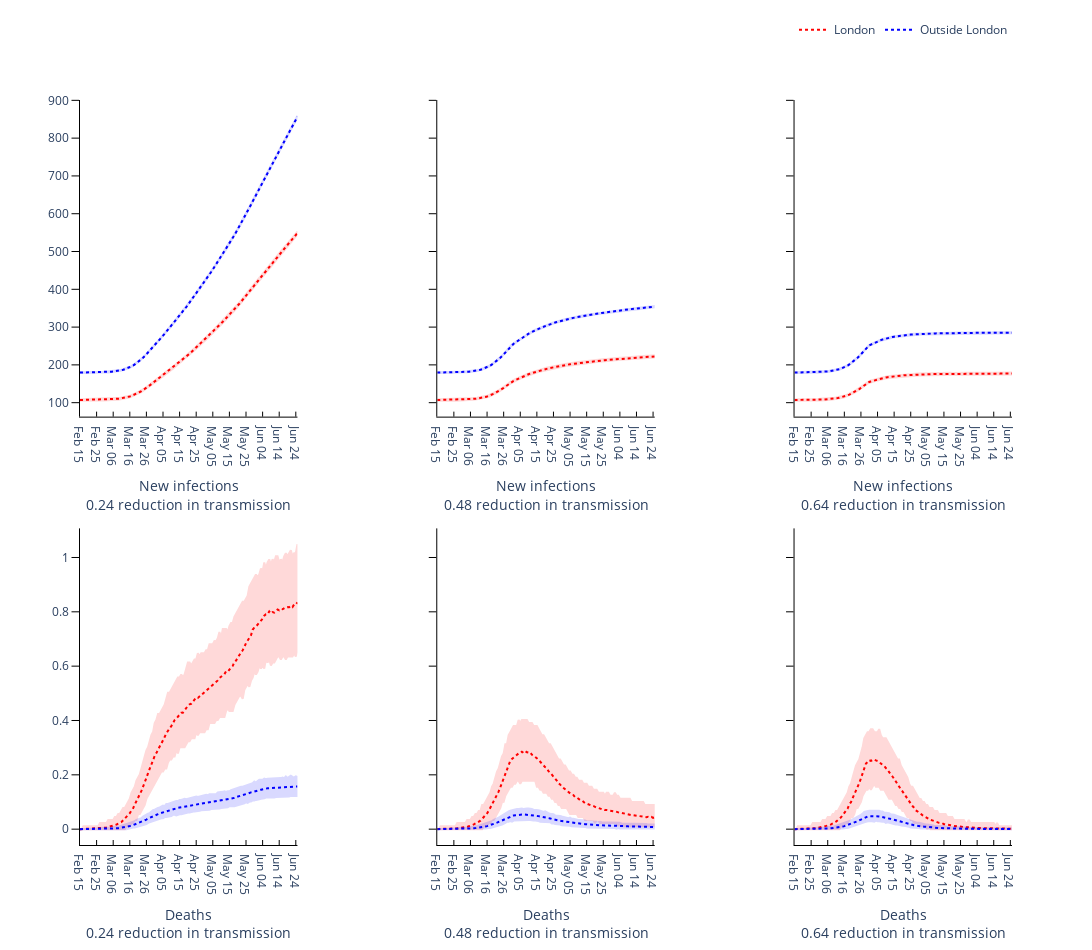

Notebook source saved alongside this figure:
### Markdown cell above
### Plot the mean and CI boundaries for the number of deaths and infections for the different levels of reduction in transmission

### Code cell
from plotly.subplots import make_subplots

colours = ['red', 'blue']
trace_name = regions

fig = go.Figure()
fig = make_subplots(rows=2, cols=len(reduction), horizontal_spacing = 0.15, shared_yaxes=True)

# Plot (bar chart cases each day)
for Reg, region in enumerate(regions):
    for r, red in enumerate(reduction):
        if r != 0:
            # Plot of new infections
            fig.add_trace(
                go.Scatter(
                    x=times,
                    y=new_infec_mean[r][Reg].tolist(),
                    mode='lines',
                    name=trace_name[Reg],
                    showlegend=False,
                    line_color=colours[Reg],
                    line={'dash': 'dot'}
                ),
                row= 1,
                col= r+1
            )

            fig.add_trace(
                go.Scatter(
                    x=times + times[::-1],
                    y=new_infec_upper[r][Reg].tolist() + new_infec_lower[r][Reg].tolist()[::-1],
                    fill='toself',
                    fillcolor=colours[Reg],
                    line_color=colours[Reg],
                    opacity=0.15,
                    mode='lines',
                    showlegend=False,
                    name=trace_name[Reg]
                ),
                row= 1,
                col= r+1
            )
        
        else:
            # Plot of new infections
            fig.add_trace(
                go.Scatter(
                    x=times,
                    y=new_infec_mean[r][Reg].tolist(),
                    mode='lines',
                    name=trace_name[Reg],
                    line_color=colours[Reg],
                    line={'dash': 'dot'}
                ),
                row= 1,
                col= r+1
            )

            fig.add_trace(
                go.Scatter(
                    x=times + times[::-1],
                    y=new_infec_upper[r][Reg].tolist() + new_infec_lower[r][Reg].tolist()[::-1],
                    fill='toself',
                    fillcolor=colours[Reg],
                    line_color=colours[Reg],
                    opacity=0.15,
                    mode='lines',
                    showlegend=False,
                    name=trace_name[Reg]
                ),
                row= 1,
                col= r+1
            )

        # Plot of deaths
        fig.add_trace(
            go.Scatter(
                x=times,
                y=deaths_mean[r][Reg].tolist(),
                mode='lines',
                name=trace_name[Reg],
                line_color=colours[Reg],
                showlegend=False,
                line={'dash': 'dot'}
            ),
            row= 2,
            col= r+1
        )

        fig.add_trace(
            go.Scatter(
                x=times + times[::-1],
                y=deaths_upper[r][Reg].tolist() + deaths_lower[r][Reg].tolist()[::-1],
                fill='toself',
                fillcolor=colours[Reg],
                line_color=colours[Reg],
                opacity=0.15,
                mode='lines',
                showlegend=False,
                name=trace_name[Reg]
            ),
            row= 2,
            col= r+1
        )

        fig.update_xaxes(
            row=1, col=r+1, title_text='New infections<br>{} reduction in transmission'.format(red),
            ticks='inside', tickcolor='black', ticklen=5)
        fig.update_xaxes(
            row=2, col=r+1, title_text='Deaths<br>{} reduction in transmission'.format(red),
            ticks='inside', tickcolor='black', ticklen=5)
        fig.update_yaxes(ticks='outside', tickcolor='black', ticklen=7.5)
        

# Add axis labels
fig.update_layout(
    width=1200, 
    height=950,
    plot_bgcolor='white',
    xaxis=dict(
        linecolor='black',
        tickvals=np.arange(1, total_days, 10).tolist(),
        ticktext=['Feb 15', 'Feb 25', 'Mar 06', 'Mar 16', 'Mar 26', 'Apr 05', 'Apr 15', 'Apr 25', 'May 05', 'May 15', 'May 25', 'Jun 04', 'Jun 14', 'Jun 24']),
    yaxis=dict(linecolor='black'),
    xaxis2=dict(
        linecolor='black',
        tickvals=np.arange(1, total_days, 10).tolist(),
        ticktext=['Feb 15', 'Feb 25', 'Mar 06', 'Mar 16', 'Mar 26', 'Apr 05', 'Apr 15', 'Apr 25', 'May 05', 'May 15', 'May 25', 'Jun 04', 'Jun 14', 'Jun 24']),
    yaxis2=dict(linecolor='black'),
    xaxis3=dict(
        linecolor='black',
        tickvals=np.arange(1, total_days, 10).tolist(),
        ticktext=['Feb 15', 'Feb 25', 'Mar 06', 'Mar 16', 'Mar 26', 'Apr 05', 'Apr 15', 'Apr 25', 'May 05', 'May 15', 'May 25', 'Jun 04', 'Jun 14', 'Jun 24']),
    yaxis3=dict(linecolor='black'),
    xaxis4=dict(
        linecolor='black',
        tickvals=np.arange(1, total_days, 10).tolist(),
        ticktext=['Feb 15', 'Feb 25', 'Mar 06', 'Mar 16', 'Mar 26', 'Apr 05', 'Apr 15', 'Apr 25', 'May 05', 'May 15', 'May 25', 'Jun 04', 'Jun 14', 'Jun 24']),
    yaxis4=dict(linecolor='black'),
    xaxis5=dict(
        linecolor='black',
        tickvals=np.arange(1, total_days, 10).tolist(),
        ticktext=['Feb 15', 'Feb 25', 'Mar 06', 'Mar 16', 'Mar 26', 'Apr 05', 'Apr 15', 'Apr 25', 'May 05', 'May 15', 'May 25', 'Jun 04', 'Jun 14', 'Jun 24']),
    yaxis5=dict(linecolor='black'),
    xaxis6=dict(
        linecolor='black',
        tickvals=np.arange(1, total_days, 10).tolist(),
        ticktext=['Feb 15', 'Feb 25', 'Mar 06', 'Mar 16', 'Mar 26', 'Apr 05', 'Apr 15', 'Apr 25', 'May 05', 'May 15', 'May 25', 'Jun 04', 'Jun 14', 'Jun 24']),
    yaxis6=dict(linecolor='black'),
    legend=dict(
        orientation='h',
        yanchor="bottom",
        y=1.075,
        xanchor="right",
        x=1)
    )

fig.write_image('images/Figure-2.pdf')
fig.show()

### Figure 1 — Plotly figure (JSON) as saved in the notebook; plotly's stock layout.template omitted (floating-point values rounded to 4 significant figures; data arrays with more than 128 entries replaced by an {"elided": "..."} marker saying what was removed)
{"data": [{"line": {"color": "red", "dash": "dot"}, "mode": "lines", "name": "London", "type": "scatter", "x": {"elided": "132 int values"}, "xaxis": "x", "y": {"elided": "132 float values"}, "yaxis": "y"}, {"fill": "toself", "fillcolor": "red", "line": {"color": "red"}, "mode": "lines", "name": "London", "opacity": 0.15, "showlegend": false, "type": "scatter", "x": {"elided": "264 int values"}, "xaxis": "x", "y": {"elided": "264 float values"}, "yaxis": "y"}, {"line": {"color": "red", "dash": "dot"}, "mode": "lines", "name": "London", "showlegend": false, "type": "scatter", "x": {"elided": "132 int values"}, "xaxis": "x4", "y": {"elided": "132 float values"}, "yaxis": "y4"}, {"fill": "toself", "fillcolor": "red", "line": {"color": "red"}, "mode": "lines", "name": "London", "opacity": 0.15, "showlegend": false, "type": "scatter", "x": {"elided": "264 int values"}, "xaxis": "x4", "y": {"elided": "264 float values"}, "yaxis": "y4"}, {"line": {"color": "red", "dash": "dot"}, "mode": "lines", "name": "London", "showlegend": false, "type": "scatter", "x": {"elided": "132 int values"}, "xaxis": "x2", "y": {"elided": "132 float values"}, "yaxis": "y2"}, {"fill": "toself", "fillcolor": "red", "line": {"color": "red"}, "mode": "lines", "name": "London", "opacity": 0.15, "showlegend": false, "type": "scatter", "x": {"elided": "264 int values"}, "xaxis": "x2", "y": {"elided": "264 float values"}, "yaxis": "y2"}, {"line": {"color": "red", "dash": "dot"}, "mode": "lines", "name": "London", "showlegend": false, "type": "scatter", "x": {"elided": "132 int values"}, "xaxis": "x5", "y": {"elided": "132 float values"}, "yaxis": "y5"}, {"fill": "toself", "fillcolor": "red", "line": {"color": "red"}, "mode": "lines", "name": "London", "opacity": 0.15, "showlegend": false, "type": "scatter", "x": {"elided": "264 int values"}, "xaxis": "x5", "y": {"elided": "264 float values"}, "yaxis": "y5"}, {"line": {"color": "red", "dash": "dot"}, "mode": "lines", "name": "London", "showlegend": false, "type": "scatter", "x": {"elided": "132 int values"}, "xaxis": "x3", "y": {"elided": "132 float values"}, "yaxis": "y3"}, {"fill": "toself", "fillcolor": "red", "line": {"color": "red"}, "mode": "lines", "name": "London", "opacity": 0.15, "showlegend": false, "type": "scatter", "x": {"elided": "264 int values"}, "xaxis": "x3", "y": {"elided": "264 float values"}, "yaxis": "y3"}, {"line": {"color": "red", "dash": "dot"}, "mode": "lines", "name": "London", "showlegend": false, "type": "scatter", "x": {"elided": "132 int values"}, "xaxis": "x6", "y": {"elided": "132 float values"}, "yaxis": "y6"}, {"fill": "toself", "fillcolor": "red", "line": {"color": "red"}, "mode": "lines", "name": "London", "opacity": 0.15, "showlegend": false, "type": "scatter", "x": {"elided": "264 int values"}, "xaxis": "x6", "y": {"elided": "264 float values"}, "yaxis": "y6"}, {"line": {"color": "blue", "dash": "dot"}, "mode": "lines", "name": "Outside London", "type": "scatter", "x": {"elided": "132 int values"}, "xaxis": "x", "y": {"elided": "132 float values"}, "yaxis": "y"}, {"fill": "toself", "fillcolor": "blue", "line": {"color": "blue"}, "mode": "lines", "name": "Outside London", "opacity": 0.15, "showlegend": false, "type": "scatter", "x": {"elided": "264 int values"}, "xaxis": "x", "y": {"elided": "264 float values"}, "yaxis": "y"}, {"line": {"color": "blue", "dash": "dot"}, "mode": "lines", "name": "Outside London", "showlegend": false, "type": "scatter", "x": {"elided": "132 int values"}, "xaxis": "x4", "y": {"elided": "132 float values"}, "yaxis": "y4"}, {"fill": "toself", "fillcolor": "blue", "line": {"color": "blue"}, "mode": "lines", "name": "Outside London", "opacity": 0.15, "showlegend": false, "type": "scatter", "x": {"elided": "264 int values"}, "xaxis": "x4", "y": {"elided": "264 float values"}, "yaxis": "y4"}, {"line": {"color": "blue", "dash": "dot"}, "mode": "lines", "name": "Outside London", "showlegend": false, "type": "scatter", "x": {"elided": "132 int values"}, "xaxis": "x2", "y": {"elided": "132 float values"}, "yaxis": "y2"}, {"fill": "toself", "fillcolor": "blue", "line": {"color": "blue"}, "mode": "lines", "name": "Outside London", "opacity": 0.15, "showlegend": false, "type": "scatter", "x": {"elided": "264 int values"}, "xaxis": "x2", "y": {"elided": "264 float values"}, "yaxis": "y2"}, {"line": {"color": "blue", "dash": "dot"}, "mode": "lines", "name": "Outside London", "showlegend": false, "type": "scatter", "x": {"elided": "132 int values"}, "xaxis": "x5", "y": {"elided": "132 float values"}, "yaxis": "y5"}, {"fill": "toself", "fillcolor": "blue", "line": {"color": "blue"}, "mode": "lines", "name": "Outside London", "opacity": 0.15, "showlegend": false, "type": "scatter", "x": {"elided": "264 int values"}, "xaxis": "x5", "y": {"elided": "264 float values"}, "yaxis": "y5"}, {"line": {"color": "blue", "dash": "dot"}, "mode": "lines", "name": "Outside London", "showlegend": false, "type": "scatter", "x": {"elided": "132 int values"}, "xaxis": "x3", "y": {"elided": "132 float values"}, "yaxis": "y3"}, {"fill": "toself", "fillcolor": "blue", "line": {"color": "blue"}, "mode": "lines", "name": "Outside London", "opacity": 0.15, "showlegend": false, "type": "scatter", "x": {"elided": "264 int values"}, "xaxis": "x3", "y": {"elided": "264 float values"}, "yaxis": "y3"}, {"line": {"color": "blue", "dash": "dot"}, "mode": "lines", "name": "Outside London", "showlegend": false, "type": "scatter", "x": {"elided": "132 int values"}, "xaxis": "x6", "y": {"elided": "132 float values"}, "yaxis": "y6"}, {"fill": "toself", "fillcolor": "blue", "line": {"color": "blue"}, "mode": "lines", "name": "Outside London", "opacity": 0.15, "showlegend": false, "type": "scatter", "x": {"elided": "264 int values"}, "xaxis": "x6", "y": {"elided": "264 float values"}, "yaxis": "y6"}], "layout": {"height": 950, "legend": {"orientation": "h", "x": 1, "xanchor": "right", "y": 1.075, "yanchor": "bottom"}, "plot_bgcolor": "white", "width": 1200, "xaxis": {"anchor": "y", "domain": [0, 0.2333], "linecolor": "black", "tickcolor": "black", "ticklen": 5, "ticks": "inside", "ticktext": ["Feb 15", "Feb 25", "Mar 06", "Mar 16", "Mar 26", "Apr 05", "Apr 15", "Apr 25", "May 05", "May 15", "May 25", "Jun 04", "Jun 14", "Jun 24"], "tickvals": [1, 11, 21, 31, 41, 51, 61, 71, 81, 91, 101, 111, 121, 131], "title": {"text": "New infections<br>0.24 reduction in transmission"}}, "xaxis2": {"anchor": "y2", "domain": [0.3833, 0.6167], "linecolor": "black", "tickcolor": "black", "ticklen": 5, "ticks": "inside", "ticktext": ["Feb 15", "Feb 25", "Mar 06", "Mar 16", "Mar 26", "Apr 05", "Apr 15", "Apr 25", "May 05", "May 15", "May 25", "Jun 04", "Jun 14", "Jun 24"], "tickvals": [1, 11, 21, 31, 41, 51, 61, 71, 81, 91, 101, 111, 121, 131], "title": {"text": "New infections<br>0.48 reduction in transmission"}}, "xaxis3": {"anchor": "y3", "domain": [0.7667, 1.0], "linecolor": "black", "tickcolor": "black", "ticklen": 5, "ticks": "inside", "ticktext": ["Feb 15", "Feb 25", "Mar 06", "Mar 16", "Mar 26", "Apr 05", "Apr 15", "Apr 25", "May 05", "May 15", "May 25", "Jun 04", "Jun 14", "Jun 24"], "tickvals": [1, 11, 21, 31, 41, 51, 61, 71, 81, 91, 101, 111, 121, 131], "title": {"text": "New infections<br>0.64 reduction in transmission"}}, "xaxis4": {"anchor": "y4", "domain": [0, 0.2333], "linecolor": "black", "tickcolor": "black", "ticklen": 5, "ticks": "inside", "ticktext": ["Feb 15", "Feb 25", "Mar 06", "Mar 16", "Mar 26", "Apr 05", "Apr 15", "Apr 25", "May 05", "May 15", "May 25", "Jun 04", "Jun 14", "Jun 24"], "tickvals": [1, 11, 21, 31, 41, 51, 61, 71, 81, 91, 101, 111, 121, 131], "title": {"text": "Deaths<br>0.24 reduction in transmission"}}, "xaxis5": {"anchor": "y5", "domain": [0.3833, 0.6167], "linecolor": "black", "tickcolor": "black", "ticklen": 5, "ticks": "inside", "ticktext": ["Feb 15", "Feb 25", "Mar 06", "Mar 16", "Mar 26", "Apr 05", "Apr 15", "Apr 25", "May 05", "May 15", "May 25", "Jun 04", "Jun 14", "Jun 24"], "tickvals": [1, 11, 21, 31, 41, 51, 61, 71, 81, 91, 101, 111, 121, 131], "title": {"text": "Deaths<br>0.48 reduction in transmission"}}, "xaxis6": {"anchor": "y6", "domain": [0.7667, 1.0], "linecolor": "black", "tickcolor": "black", "ticklen": 5, "ticks": "inside", "ticktext": ["Feb 15", "Feb 25", "Mar 06", "Mar 16", "Mar 26", "Apr 05", "Apr 15", "Apr 25", "May 05", "May 15", "May 25", "Jun 04", "Jun 14", "Jun 24"], "tickvals": [1, 11, 21, 31, 41, 51, 61, 71, 81, 91, 101, 111, 121, 131], "title": {"text": "Deaths<br>0.64 reduction in transmission"}}, "yaxis": {"anchor": "x", "domain": [0.575, 1], "linecolor": "black", "tickcolor": "black", "ticklen": 7.5, "ticks": "outside"}, "yaxis2": {"anchor": "x2", "domain": [0.575, 1], "linecolor": "black", "matches": "y", "showticklabels": false, "tickcolor": "black", "ticklen": 7.5, "ticks": "outside"}, "yaxis3": {"anchor": "x3", "domain": [0.575, 1], "linecolor": "black", "matches": "y", "showticklabels": false, "tickcolor": "black", "ticklen": 7.5, "ticks": "outside"}, "yaxis4": {"anchor": "x4", "domain": [0, 0.425], "linecolor": "black", "tickcolor": "black", "ticklen": 7.5, "ticks": "outside"}, "yaxis5": {"anchor": "x5", "domain": [0, 0.425], "linecolor": "black", "matches": "y4", "showticklabels": false, "tickcolor": "black", "ticklen": 7.5, "ticks": "outside"}, "yaxis6": {"anchor": "x6", "domain": [0, 0.425], "linecolor": "black", "matches": "y4", "showticklabels": false, "tickcolor": "black", "ticklen": 7.5, "ticks": "outside"}}}
